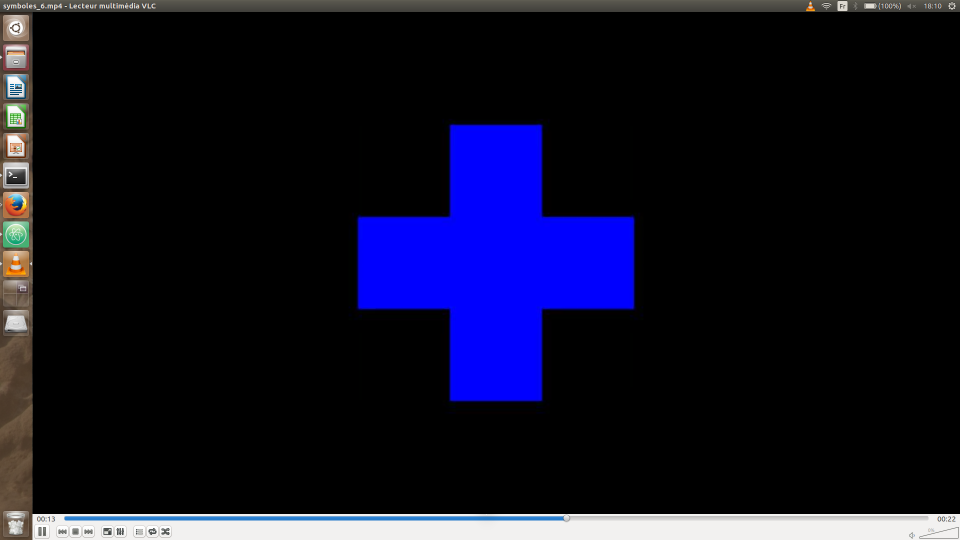
//> input picture LearningDataBase/Brut/+.png, 1920 x 1080 px (shown at 1/2 size)
$ ./photo ../LearningDataBase/Brut/+.png   (built with g++ and OpenCV 4)
//> lines starting //> are read from the running program, lines starting //| are printed output that depends on the picture
#include "opencv2/opencv.hpp"
#include <iostream>
#include <iomanip>
#include <stdlib.h>

using namespace std;
using namespace cv;


void troncate(Mat &img) {
	threshold(img, img, 1, 1, THRESH_TRUNC);
	threshold(img, img, 0, 0, THRESH_TOZERO);
}

void regulate(Mat &img) {
	double min, max;
	minMaxLoc(img, &min, &max);
	img = (img - min) / (max - min);
	cout << "\nmin : " << min << "\t max : " << max << endl;
}

int main(int narg, char *argv[]) {

	int kernel_size = 15;
	double sig = 4, lm = 6, gm = 0.3, ps = 0;
	double theta[4];
	// [4 lines of commented-out code are left out]

	theta[0] = 0 ;
	theta[1] = CV_PI/4 ;
	theta[2] = CV_PI/2 ;
	theta[3] = 3 * CV_PI/4 ;

    Mat frame;
//
    cout << "on filme" << endl;

    Mat kernel[4], prKer[4];
    for(int i =0; i<4; i++){
			kernel[i] =getGaborKernel(Size(kernel_size,kernel_size), sig, theta[i], lm,gm, ps, CV_32F);
			// [4 lines of commented-out code are left out]
			resize(kernel[i], prKer[i], cv::Size(), 10, 10);
			regulate(prKer[i]);
			// [4 lines of commented-out code are left out]
	  }

		//Mat sobx_2, soby_2, sobx, soby, result;
		Mat temp[4];
		Mat result;
    frame = imread(argv[1], CV_LOAD_IMAGE_UNCHANGED );
//> frame is the input picture: 1080 rows x 1920 cols, CV_8UC3; mean B, G, R 36.2, 16, 16.1
    if(! frame.data )                              // Check for invalid input
        {
            cout <<  "Could not open or find the image" << std::endl ;
            return -1;
        }

    cvtColor(frame,frame,COLOR_BGR2GRAY); //oui ou non ???
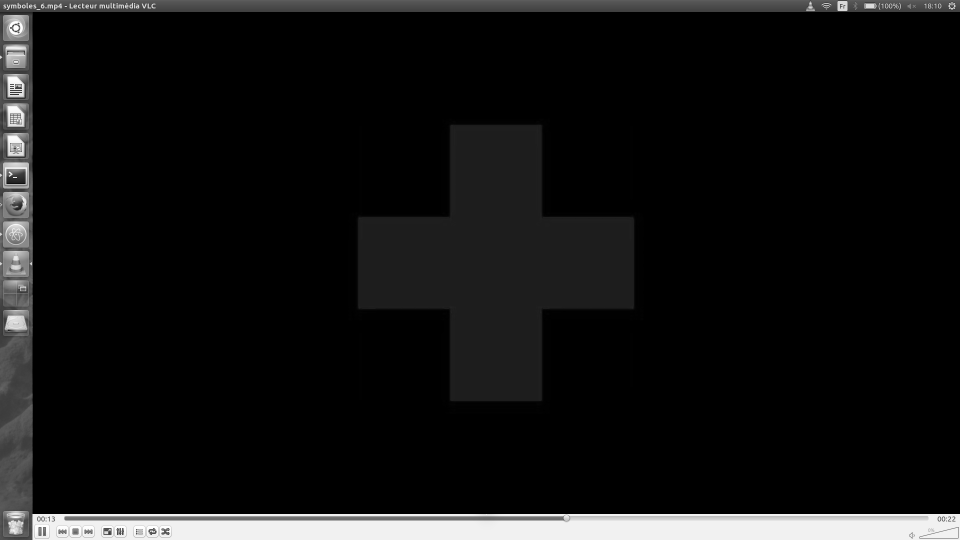
//> frame: 1080 rows x 1920 cols, CV_8UC1 (shown at 1/2 size); min 0, max 255, mean 18.3
    // [7 lines of commented-out code are left out]

    for(int i =0; i<4; i++){
			filter2D(frame, temp[i], CV_32F, kernel[i]);
			//cout << temp[i] << endl;
			double min, max;
			// threshold(temp[i], temp[i], 1, 1, THRESH_TRUNC);
			// threshold(temp[i], temp[i], 0, 0, THRESH_TOZERO);
			troncate(temp[i]);
			minMaxLoc(temp[i], &min, &max);
			cout << "\nmin : " << min << "\t max : " << max << endl;
			// [8 lines of commented-out code are left out]
		}
//> this loop made 4 passes
//| min : 0	 max : 1
//| min : 0	 max : 1
//| min : 0	 max : 1
//| min : 0	 max : 1
//> pass 1, in troncate, `threshold(img, img, 1, 1, THRESH_TRUNC);`:
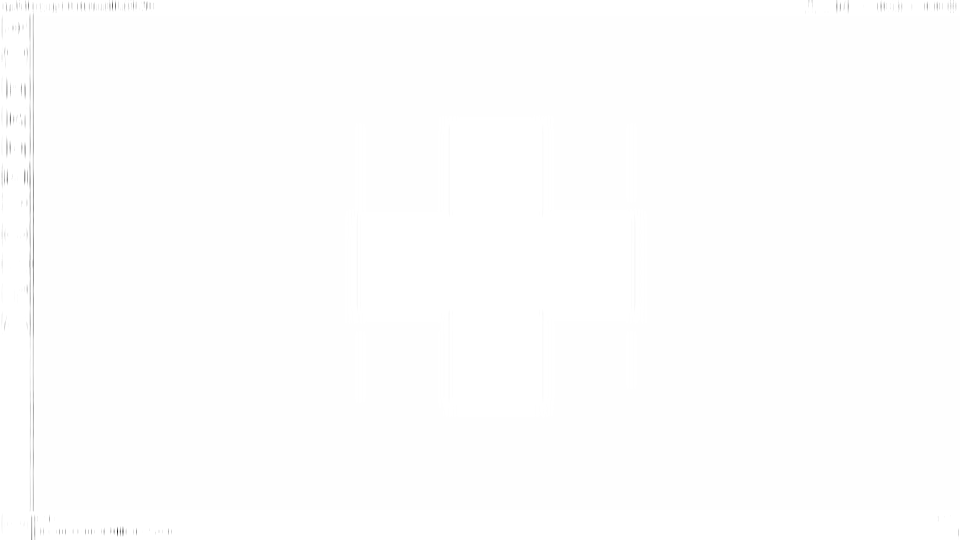
//> img: 1080 rows x 1920 cols, CV_32FC1 (shown at 1/2 size); min -3368.2, max 1, mean -3.37; drawn with min black and max white
//> pass 1, in troncate, `threshold(img, img, 0, 0, THRESH_TOZERO);`:
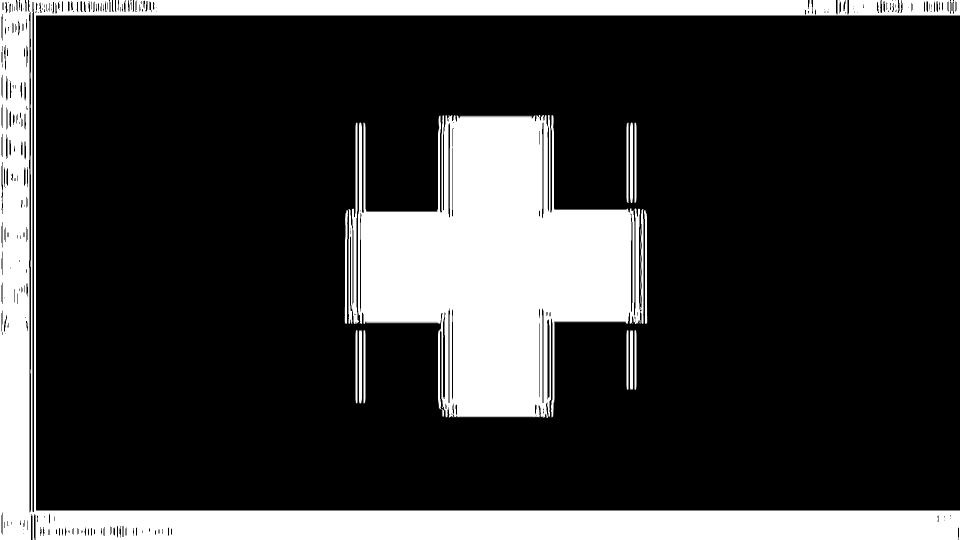
//> img: 1080 rows x 1920 cols, CV_32FC1 (shown at 1/2 size); min 0, max 1, mean 0.216
//> pass 2, in troncate (call 2), `threshold(img, img, 0, 0, THRESH_TOZERO);`:
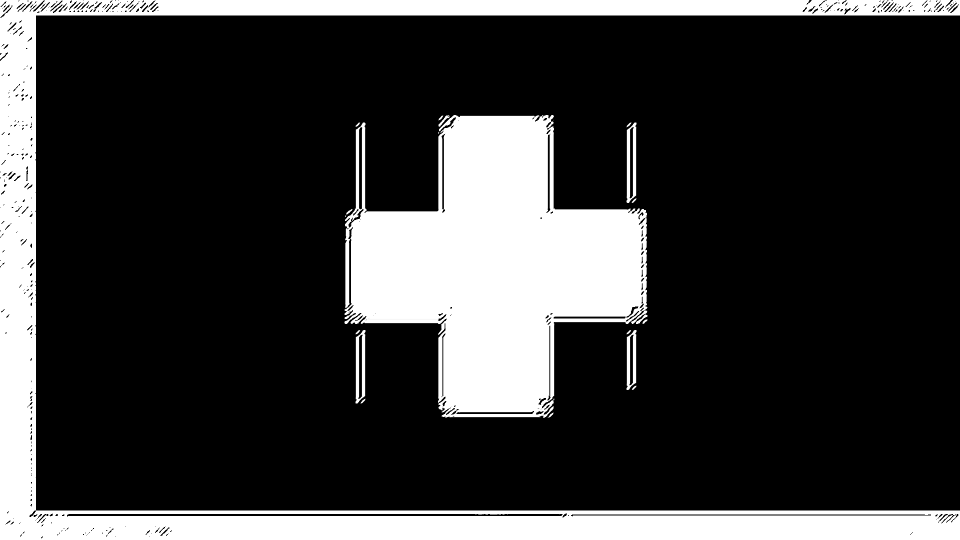
//> img: 1080 rows x 1920 cols, CV_32FC1 (shown at 1/2 size); min 0, max 1, mean 0.22


		Mat temp_2[4];

		 for(int i =0; i<4; i++){
			pow(temp[i], 2.0,  temp_2[i]);
			// sqrt(temp[i],temp_2[i]);
		}

		// [4 lines of commented-out code are left out]
		bitwise_and(temp_2[0], temp_2[1], result);
		bitwise_and(result, temp_2[2], result);
		bitwise_and(result, temp_2[3], result);

		// [11 lines of commented-out code are left out]
		double min, max;
		minMaxLoc(result, &min, &max);
		// result = (result - min) / (max - min);
		cout << "\nmin : " << min << "\t max : " << max << endl;
//| min : 0	 max : 1


    // imshow("camera_moy", result2);
		// bitwise_not(result2, result2);

    for(;;) {
			// [14 lines of commented-out code are left out]
    	imshow("photo_base", frame);
			imshow("photo", result);
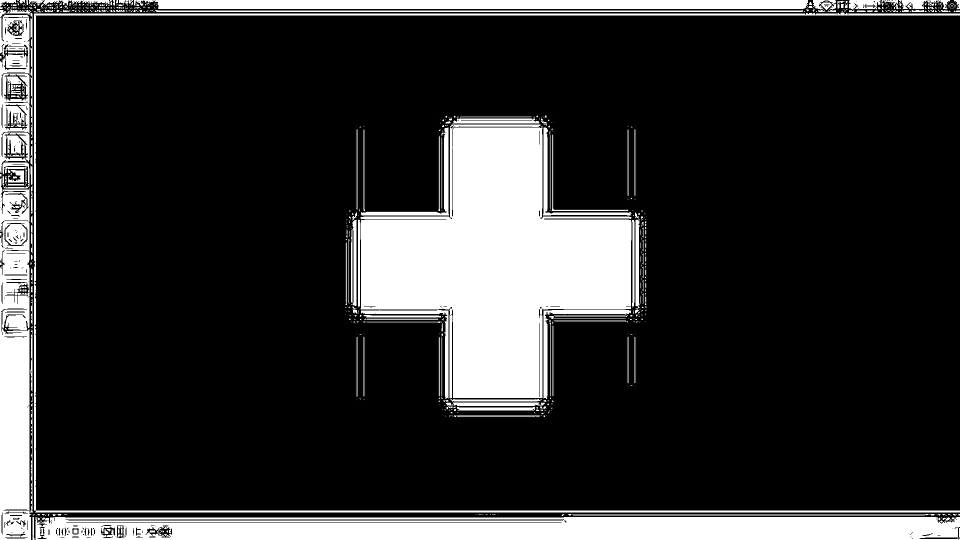
//> window 'photo': 1080 rows x 1920 cols, CV_8UC1 (shown at 1/2 size); min 0, max 255, mean 46.8

        if(waitKey(10) >= 0) break;
//> the Esc key is pressed
    }
    cout << "that's all folk" << endl;

    // the camera will be deinitialized automatically in VideoCapture destructor
    return 0;
}

$ run again, on LearningDataBase/Brut/1.png
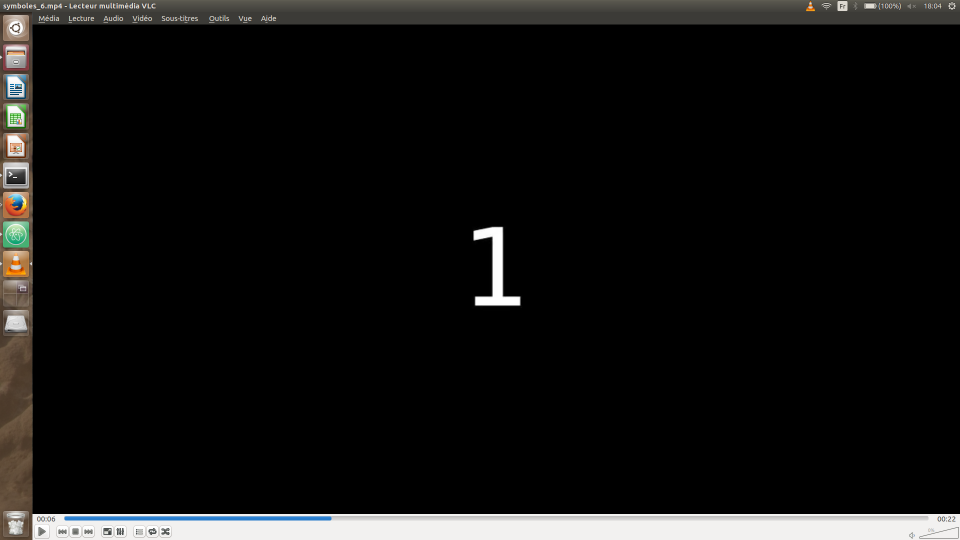
//> input picture LearningDataBase/Brut/1.png, 1920 x 1080 px (shown at 1/2 size)
//> frame is the input picture: 1080 rows x 1920 cols, CV_8UC3; mean B, G, R 17.4, 18.1, 18.5
//> frame: 1080 rows x 1920 cols, CV_8UC1
//> the loop `for(int i =0; i<4; i++)` made 4 passes
//| min : 0	 max : 1
//| min : 0	 max : 1
//| min : 0	 max : 1
//| min : 0	 max : 1
//> pass 1, in troncate, `threshold(img, img, 0, 0, THRESH_TOZERO);`:
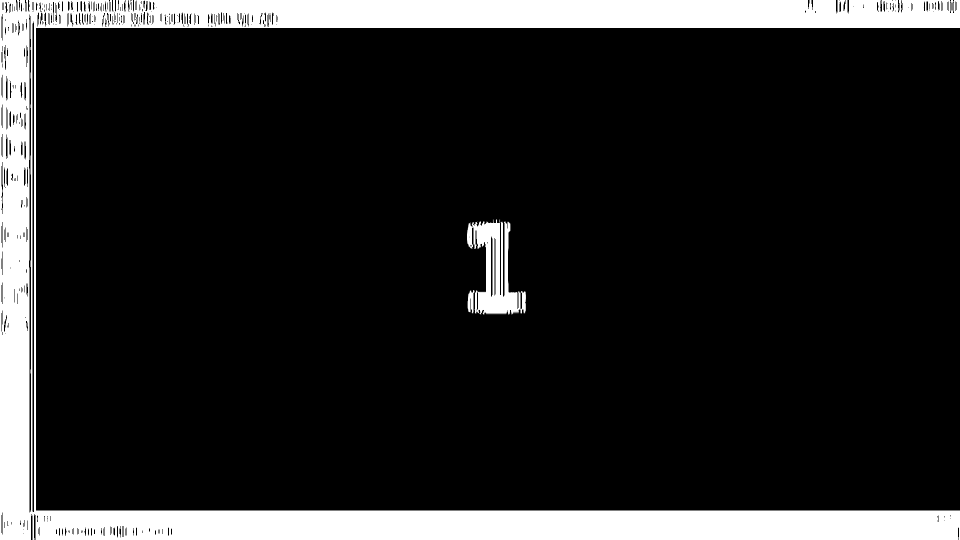
//> img: 1080 rows x 1920 cols, CV_32FC1 (shown at 1/2 size); min 0, max 1, mean 0.137
//| min : 0	 max : 1
//> `imshow("photo", result);`:
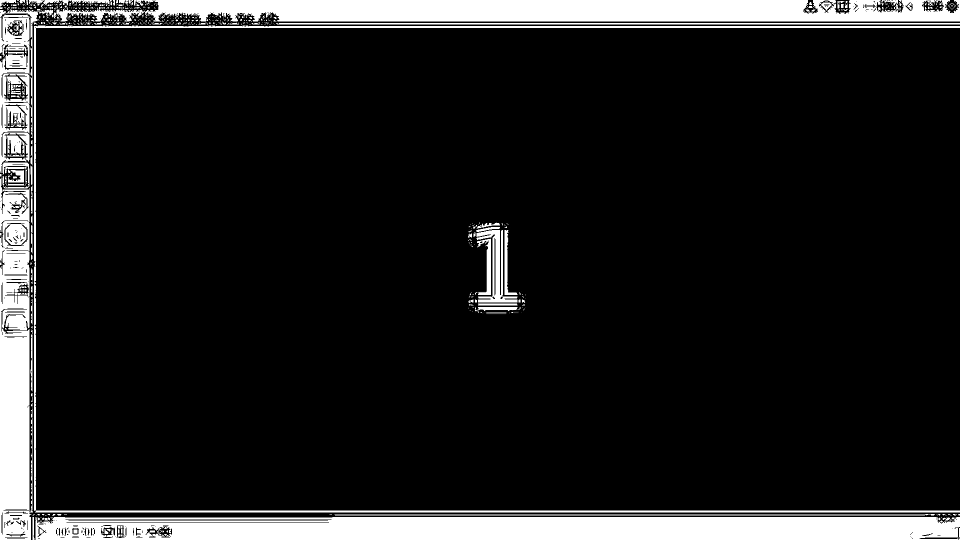
//> window 'photo': 1080 rows x 1920 cols, CV_8UC1 (shown at 1/2 size); min 0, max 255, mean 29.2
